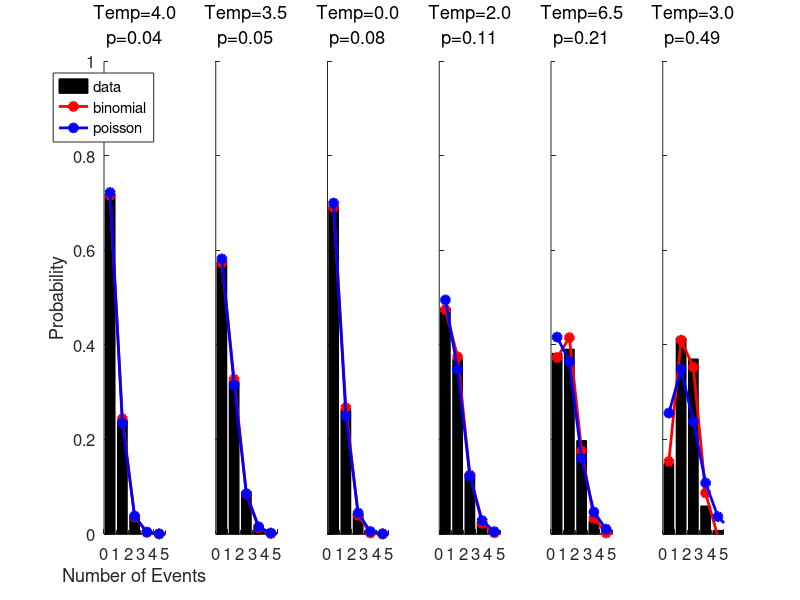

Here is the MATLAB script that generated this plot:
% Bionmial Distributions
% Answers to exercises
%
% Copyright 2019 by Joshua I. Gold, University of Pennsylvania
%  Created 09/21/18
%  Updated 12/31/19

%% Exercise 1
% Note that omitting the semicolon at the end of a line causes the output
% to be shown in the Command Window.
n = 10;                       % Number of available quanta(events)
pRelease = 0.2;               % Release probabilty 
k = 0:10;                     % POSSIBLE values of k (measured events); creates a vector
%NOTES: Vectors.
%Vectors/matrices are arrangements of values; vector is 1D, matrices are multiD
%Another way of doing this is running it through a loop, but it's less efficient in matlab; Matlab is specialized to help you 
%Do it more efficiently.
probs = binopdf(k,n,pRelease) % Array of probabilities of obtaining those values of k, given n and prelease
%Could also do this as a loop:
%for ii = 0:10
%probs2 (ii) = binopdf(ii,n,pRelease)
%end
%%
%Note that Josh uses double letters for for loops; this is his thing to make it easier to spot. Not an important syntactical consideration.
%Also, ' = transpose. If you wanted k = 0:10; to be a column vector not a row vector, do k = (0:10)';
%% Exercise 2 - this is our likelihood function
n = 14;                       % Number of available quanta
k = 8;                        % Measured number of released quanta
prob1  = binopdf(k,n,0.1)     % Probabilty of obtaining k if release p = 0.1 (release probability is the HYPOTHESIS, k = the DATA)
prob2  = binopdf(k,n,0.2)     % Probabilty of obtaining k if release p = 0.2
prob3  = binopdf(k,n,0.3)     % Probabilty of obtaining k if release p = 0.3
prob4  = binopdf(k,n,0.4)     % Probabilty of obtaining k if release p = 0.4
prob5  = binopdf(k,n,0.5)     % Probabilty of obtaining k if release p = 0.5
prob6  = binopdf(k,n,0.6)     % Probabilty of obtaining k if release p = 0.6 ** MOST LIKELY
prob7  = binopdf(k,n,0.7)     % Probabilty of obtaining k if release p = 0.7
prob8  = binopdf(k,n,0.8)     % Probabilty of obtaining k if release p = 0.8
prob9  = binopdf(k,n,0.9)     % Probabilty of obtaining k if release p = 0.9
prob10 = binopdf(k,n,1.0)     % Probabilty of obtaining k if release p = 1.0

%% Exercise 3
%Principle of this: A HUGE ASSUMPTION IS THAT THESE TWO EVENTS ARE INDEPENDENT; THERE ARE LOTS OF REASONS THAT THIS COULD POSSIBLY 
%BE A BAD ASSUMPTION! Though sometimes it's fine. And it makes the math a lot easier :)
% Likelihood and log-likelihood for sample size = 2, assumed pRelease=0.1
n1 = 14;                      % Number of available quanta, experiment 1
n2 = 14;                      % Number of available quanta, experiment 2
k1 = 8;                       % Measured number of released experiment 1
k2 = 5;                       % Measured number of released experiment 2
pRelease = 0.1;               % Assumed probability of release
prob1 = binopdf(k1,n1,pRelease) % Probabilty of obtaining data 1 (k1) given n1, prelease
prob2 = binopdf(k2,n2,pRelease) % Probabilty of obtaining data 2 (k2) given n2, prelease
totalProb = prob1 * prob2     % Assume independence and compute product
%This next thing is to avoid hitting the resolution limits of floating point precision (i.e. 32bits for matlab); that is, we'll run into too many zeros very quickly.
totalLogProb = log(prob1) + log(prob2) % Assume independence and compute sum

% likelihood and log-likelihood functions for sample size = 2
ps = (0:0.01:1.0)';           % Array of possible release probabilities -- compute (0.01 tells you what to increment by; could run this without that (i.e. 0:10) but it would increment automatically by 1
                              % at a resolution of 0.01
nps = length(ps);             % Get length of array of values of p
probs = binopdf( ....         % Get value of the binomial distribution for each; repmat = making matrix of k values (101x2) (2 columns)
   repmat([k1 k2], nps, 1), ...  % combination of k, n, p. The output is a matrix; repmat = making matrix of n values (101 x 2) (2 columns)
   repmat([n1 n2], nps, 1), ...  % with two rows: 1) n1, k1  2) n2, k2; 
   repmat(ps, 1, 2));            % columns are different values of p; repmat = making matrix of p values (101 x 2)
   %repeat matrix (values - which may already be a matrix, x number of rows you want, x number of columns you want)

% The likelihood function is the product of likelihoods (assuming
% independence)
subplot(2,1,1); cla reset; hold on; %Creates plots on a figure; if you do it all by iteslf it'll open the figure for you. Divide by (# rows, # columns, which plot); cla reset = clear axes/reset
ylabel('Likelihood');
likelihoodFcn = prod(probs,2);   % The 2 tells us which dimension to do it over. Compute the product; can achieve this in a number of ways, like by calling individual values and multiplying the, probs(:,1) = all of the rows (colon) but just the first column. Can also do a for loop.
%Note that multiplying multiple matrices is a problem bc of how matrix operations work. .* (or ./, in the opposite case) does this for you. 
plot(ps, likelihoodFcn);         % Plot it
maxLikelihood = max(likelihoodFcn); % Get the maximum likelihood
plot(ps(likelihoodFcn==maxLikelihood), maxLikelihood, 'ko');
%== checks each element of the vector and returns a vector of 0s where it's fales and 1 where it's true (so there's a 1 in exactly the place wehre the maximum was found
%now we need to pull out the entry that we want! Which is this single 1. One way to do this: give it a vector of indices. Vectors are defined
%by brackets. if we want 1st, 3rd, and 56th entry: make a vector of 1, 3, and 55: ps([1 3 55]) in the vector ps.
%Finally, asking this to access this logicals vector for ps returns ps only where the index is 1. SO. This tells us where the value is the MAXIMUM.
%Which is what we wanted all along!
% The log-likelihood function is the sum of log-likelihoods (assuming
% independence)
subplot(2,1,2); cla reset; hold on;
ylabel('Log-likelihood');
logLikelihoodFcn = sum(log(probs),2); % Compute the sum
plot(ps, logLikelihoodFcn);      % Plot it
maxLogLikelihood = max(logLikelihoodFcn); % Get the maximum likelihood
plot(ps(logLikelihoodFcn==maxLogLikelihood), maxLogLikelihood, 'ko');

% Likelihood and log-likelihood functions for different sample sizes.
%
% The code below will produce three plots that will update automatically 
%  for different sample sizes. You should see that as sample size increases, 
%  the ability to estimate the true value of the probability of release 
%  increases. You will also see an advantage of using log-likelihood over 
%  likelihood: as the number of samples increases, the total likelihood 
%  (the product of the likeilihoods associated with each measurement in 
%  the sample) eventually disappears, because Matlab can't handle the 
%  really small numbers (note that as the sample size increases, the 
%  number of all possible experimental outcomes you could measure gets 
%  really, really big, so the total likelihood of any GIVEN outcome gets 
%  really, really small). The three plots are:
%
%  TOP: normalized histogram of simulated experimental outcomes (i.e.,
%  simulated values of k for the given release probability and sample
%  size), along with the theoretical binomial distribution
%
%  MIDDLE: likelihood function, p(simulated data | pRelease)
%  Also shown are the maximum likelihood (peak of the likelihood function)
%  determined directly from the plotted likelihood function plus the value
%  (and 95% confidence intervals) computed using Matlab's "binofit" function
%  fit to the simulated data, plus the value of pRelease used in the
%  simulations.
% 
%  BOTTOM: Same as in the middle panel, but using the log-likelihood
%  function
%
n = 14;                       % number of available quanta
pRelease = 0.3;               % assumed probability of release
ks = 0:n;                     % possible values of k
ps = 0:0.01:1.0;              % possible release probabilities
pdat = zeros(length(ps), 2);  % pre-allocate matrix to hold likelihoods per p
TINY = 0.0001;                % to avoid multiplying/taking logs of really small numbers
for sampleSize = round(logspace(0,3,30))  % try different sample sizes; round(logspace(0,3,30)) is a row vector and HAS to be. 30 different values, spaced betweeen 10^0 and 10^3
   
   % Simulate experiments -- get simulated counts for the given n,
   % pRelease, and number of experiments
   sCounts = binornd(n,pRelease,sampleSize,1);
   
   % Plot experiment, theoretical binomial pdf
   subplot(3,1,1); cla reset; hold on;
   title(sprintf('Sample size = %d', sampleSize))
   ylabel('Probability');
   xlabel('Release count');
   xlim([ks(1) ks(end)]);
   
   % Plot normalized histogram of simulated counts
   sCountHistogram = hist(sCounts, ks);
   bar(ks, sCountHistogram./sum(sCountHistogram));
   
   % Plot theoretical pdf
   plot(ks, binopdf(ks, n, pRelease), 'ro-');
   
   % compute (log) lik for each p
   pdat(:,1) = 1; % initialize so we can keep track of product of likelihoods
   pdat(:,2) = 0; % initialize so we can keep track of sum of log-likelihoods
   
   % Loop through each possible value of release probability
   for pp = 1:length(ps)
      
      % Compute the probabilities of obtaining the data, given the assumed
      % release probabilty
      probs = binopdf(ks, n, ps(pp));
      
      % Loop through each possible value of k we could have obtained in the
      % simulated experiment
      for cc = 1:length(ks)
         
         % Did we actually obtain that particular value of k?
         if sCountHistogram(cc) > 0
            
            % Avoid really small numbers
            if probs(cc) < TINY
               lprob = log(TINY);
               pprob = TINY;
            else
               lprob = log(probs(cc));
               pprob = probs(cc);
            end
            
            % Product of likelihoods
            pdat(pp,1) = pdat(pp,1).*pprob.^sCountHistogram(cc);
            
            % Sum of log likelihoods
            pdat(pp,2) = pdat(pp,2)+lprob.*sCountHistogram(cc);
         end
      end
   end
   
   % Use binofit to estimate p from the simulated data. This uses a trick
   % that assumes all of the measurements are independent and lumps them
   % together as if they were one big experiment.
   [phat, pci] = binofit(sum(sCounts),sampleSize*14);
   
   % Plot product of likelihoods
   %
   subplot(3,1,2); cla reset; hold on;
   ylabel('likelihood');

   % Plot the likelihood function (product of likelihoods)
   plot(ps, pdat(:,1));
   
   % Find the maximum
   maxp = max(pdat(:,1));
   
   % Show the actual pRelease value as a dashed line
   plot(pRelease.*[1 1], [0 maxp], 'r--');
   
   % Show the values obtained from binofit + CI
   plot(pci, maxp.*[1 1], 'm-', 'LineWidth', 2);
   plot(phat, maxp, 'm*');
   
   % Show the maximum value of our computed likelihood function
   plot(ps(pdat(:,1)==maxp), maxp, 'ko', 'MarkerSize', 12); 
   
   % plot sum of log-likelihoods
   %
   subplot(3,1,3); cla reset; hold on;
   ylabel('log likelihood');
   xlabel('Release probability');
   axis([0 1 log(TINY)*1000 0]);

   % Plot the likelihood function (sum of log-likelihoods)
   plot(ps, pdat(:,2));
   
   % Find the maximum
   maxp = max(pdat(:,2));
   
   % Show the actual pRelease value as a dashed line
   plot(pRelease.*[1 1], [0 min(pdat(:,2))], 'r--');
   
   % Show the values obtained from binofit + CI
   plot(pci, maxp.*[1 1], 'm-', 'LineWidth', 2);
   plot(phat, maxp, 'm*');

   % Show the maximum value of our computed likelihood function
   plot(ps(pdat(:,2)==maxp), maxp, 'g*'); 
   
   % Wait
   pause(0.1);
end

%% Exercise 4
%
% Note that like good Matlab programmers, we'll do this without loops
counts = [0	0 3 10 19 26 16 16 5 5 0 0 0 0 0]; % The experimental outcomes
n = length(counts)-1;   % Number of available quanta in each experiment
ks = 0:n;               % Possible values of k, as a row vector
nks = length(ks);       % Length of k
ps = (0:0.01:1.0)';     % Possible values of release probability, as a column vector
nps = length(ps);       % Length of p

% Compute the value of the binomial distribution for each possible value of 
%  k, n, p. Make a matrix in which:
%     - columns correspond to different values of p
%     - rows correspond to different values of k
probs = binopdf( ...
   repmat(ks, nps, 1), ...    % Repeat ks-row vector for each p
   n, ...                     % Always assuming the same 'n'
   repmat(ps, 1, nks));       % Repeat ps-column vector for each k

% Make a matrix of outcomes (in rows) that are repeated along the columns so we can
% use them to compute likelihoods for each possible value of release probability (p)
countsMatrix = repmat(counts, nps, 1);

% Compute likelihood function, which takes the product of all likelihoods
% associated with each measured outcome. 
likelihoodFcn = prod(probs.^countsMatrix,2);
pHat_fromLiklihood = ps(likelihoodFcn==max(likelihoodFcn))

% Compute log-likelihood function, which takes the sum of all log-likelihoods
% associated with each measured outcome. 
logLikelihoodFcn = sum(log(probs).*countsMatrix,2);
pHat_fromLogLikelihood = ps(logLikelihoodFcn==max(logLikelihoodFcn))

% use binofit
pHat = binofit(sum(counts.*ks),sum(counts)*n)

%% Exercise 5
n = 14;                       % Number of available quanta
k = 7;                        % Measured number of released quanta
pHat = binofit(k,n)           % Compute maximum-likelihood value of p
pNull = 0.3;                  % Null hypothesis p
prob = binopdf(k,n,pNull)    % p>0.05, so cannot rule out that we would have gotten this measurement by chance under the null hypothesis

%% Bonus exercise
% The data table
data = [ ...
   4.0 615 206 33 2 0 0; ...
   3.5 604 339 94 11 2 0; ...
   0.0 332 126 21 1 0 0; ...
   2.0 573 443 154 28 2 0; ...
   6.5 172 176 89 12 1 0; ...
   3.0 80 224 200 32 4 0];

xs = 0:5; % x-axis

% For each session
num_sessions = size(data, 1);
for ii = 1:num_sessions 
   
   % Compute relevant variables
   nx = data(ii,2:end); % the count data
   N  = sum(nx); % the total number of trials
   m  = sum(nx(2:end).*xs(2:end))/N;  % mean
   v  = sum((xs-m).^2.*nx)/N;  % variance
   p  = 1 - (v/m); % release probabilty
   n  = m/p; % available quanta per trial

   % Set up the plot
   subplot(1, num_sessions, ii); cla reset; hold on;
   bar(xs+0.5, nx./N, 'FaceColor', 'k');

   % Compute the binomial probabilities according to the equations at the
   % top of p. 762
   binomialCounts = zeros(size(xs));
   binomialCounts(1) = sum(nx).*(1-p).^n;   
   for jj = 2:length(binomialCounts)
       binomialCounts(jj) = binomialCounts(jj-1).*(m-p.*(jj-2))/((jj-1).*(1-p));
   end
   binomialCounts = round(binomialCounts);

   % Normalize for pdf and plot
   plot(xs+0.5, binomialCounts./sum(binomialCounts), 'ro-', 'MarkerFaceColor', 'r', 'LineWidth', 2);

   % If you want to compute Chi-2 goodness-of-fit,  k-1 degrees of freedom
   % A little bit of a cheat -- assume all bins contribute even when
   % binomialCounts=0 (because nx is always zero then, too)
   % pb = 1-chi2cdf(nansum((nx-binomialCounts).^2./binomialCounts), length(binomialCounts)-1);   

   % Get Possion pdf
   pps = poisspdf(xs, m);
   plot(xs+0.5, pps, 'bo-', 'MarkerFaceColor', 'b', 'LineWidth', 2);

   % If you want to compute Chi-2 goodness-of-fit, k-1 degrees of freedom
   % poissonCounts = round(pps.*N);
   % pp = 1-chi2cdf(nansum((nx-poissonCounts).^2./poissonCounts), length(poissonCounts)-1);

   % Show titles,labels, legend
   axis([0 5 0 1]);
   set(gca, 'FontSize', 12);
   h=title({sprintf('Temp=%.1f', data(ii,1)); sprintf('p=%.2f', p)});
   set(h, 'FontWeight', 'normal');
   if ii == 1
      xlabel('Number of Events')
      ylabel('Probability')
      legend('data', 'binomial', 'poisson');
   else
      set(gca, 'YTickLabel', '');
   end
end
